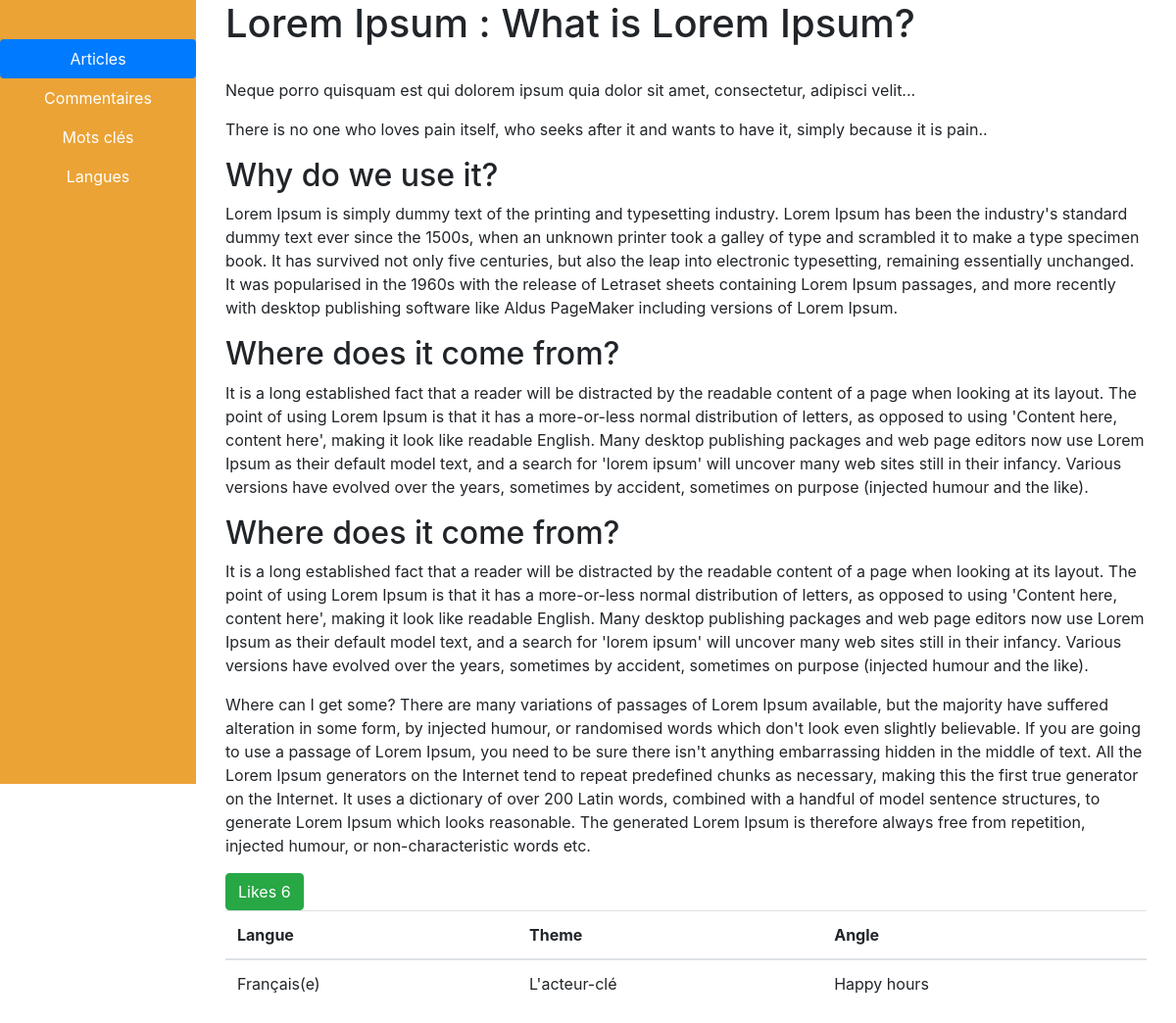
Page /article/show.php?id=09 on the committed database.
### tables this page shows
create table ARTICLE
(
   NumArt char(10) not null,	 
    
   DtCreA date,					 
    
   LibTitrA text(100),			 
    
   LibChapoA text(500),			 
    
   LibAccrochA text(100),			 
    
   Parag1A text(1200),			 
    
   LibSsTitr1 text(100),		 
    
   Parag2A text(1200),			 
    
   LibSsTitr2 text(100),		 
    
   Parag3A text(1200),			 
    
   LibConclA text(800),			 
    
   UrlPhotA char(62),			 
    
   Likes int(11) default null,	 
    
   NumAngl char(8) not null,	 
   NumThem char(8) not null,	 
   NumLang char(8) not null,	 
   primary key (NumArt)
);

create table LANGUE
(
   NumLang char(8) not null,	 
   Lib1Lang char(25),			 
   Lib2Lang char(45),			 
   NumPays char(4) null,       
   primary key (NumLang)
);

create table THEMATIQUE
(
   NumThem char(8) not null,	 
   LibThem char(60),			    
   NumLang char(8) not null,	 
   primary key (NumThem)
);

create table ANGLE
(
   NumAngl char(8) not null,	 
   LibAngl char(60),			    
   NumLang char(8) not null,	 
   primary key (NumAngl)
);

### class/Utils/ctrlSaisies.php (called while the page is built)
<?php
    function ctrlSaisies($saisie) {
      $saisie = trim($saisie);
      $saisie = stripslashes($saisie);
      $saisie = htmlentities($saisie);
      return $saisie;
    }
?>

### class/Blog/Crud.php (called while the page is built, shortened)
<?php
require_once( __DIR__ . "/../Utils/ctrlSaisies.php");
require_once("Join.php");
abstract class Crud {
    public $tableName;
    public $primaryKeyName;
    public $primaryKeyValue;
    public function __construct($primaryKeyValue)
    {
        $this->tableName = static::TABLE;
        $this->primaryKeyName = static::PRIMARY;
        $this->primaryKeyValue = $primaryKeyValue;
    }
    public function loadDataFromSQL($connection, $joins = array())
    {
        $requete = "SELECT * FROM $this->tableName ";
        foreach($joins as $join){
            $requete .= $join->getJoinLine($this->tableName) . " ";
        }
        $requete .= "WHERE $this->primaryKeyName = '{$this->primaryKeyValue}'";
        $result = $connection->query($requete);
    }
    protected function extractSQLDataRow($tuple)
    {
        $this->tuple = $tuple;
    }
}
?>

### class/Blog/Join.php (called while the page is built, shortened)
<?php
class Join {
    private $jointable;
    private $targetkey;
    private $type;
    public function __construct($jointable, $joinkey, $targetkey, $type = self::INNER)
    {
        $this->jointable = $jointable;
        $this->targetkey = $targetkey;
        $this->type = $type;
    }
    public function getJoinLine(string $targettable) : string
    {
        return $this->type . " JOIN " . $this->jointable . " ON " . $targettable . "." . $this->targetkey . " = " . $this->jointable . "." . $this->targetkey;
    }
}
?>

### article/show.php (the view, shortened to what this page needs)
<?php
require_once("./../class/Utils/ctrlSaisies.php");
require_once("./../class/Utils/connection.php");
$article = NULL;
if($_SERVER["REQUEST_METHOD"] == "GET") {
    if(isset($_GET["id"])) {
        $NumArt = ctrlSaisies($_GET["id"]);
        $article = new Article($NumArt);
        $joins = array(
            new Join("THEMATIQUE", "NumThem", "NumThem"),
            new Join("ANGLE", "NumAngl", "NumAngl"),
            new Join("LANGUE", "NumLang", "NumLang")
        );
        $article->loadDataFromSQL($conn, $joins);
    }
}
include "./../common/header.php";
?>
    <div class="container">
            <h1><?= $article->values["LibTitrA"]; ?></h1>
            <p><?= $article->values["LibChapoA"]; ?></p>
            <p><?= $article->values["LibAccrochA"]; ?></p>
            <h2><?= $article->values["LibSsTitr1"]; ?></h2>
            <p><?= $article->values["Parag1A"]; ?></p>
            <h2><?= $article->values["LibSsTitr2"]; ?></h2>
            <p><?= $article->values["Parag2A"]; ?></p>
            <h2><?= $article->values["LibSsTitr2"]; ?></h2>
            <p><?= $article->values["Parag2A"]; ?></p>
            <p><?= $article->values["LibConclA"]; ?></p>
            <a href="" class="btn btn-success">Likes <?= $article->values["Likes"]; ?></a>
            <table class="table">
                <thead>
                    <tr>
                        <th scope="col">Langue</th>
                        <th scope="col">Theme</th>
                        <th scope="col">Angle</th>
                    </tr>
                </thead>
                <tbody>
                    <tr>
                        <td><?= $article->tuple["Lib1Lang"] ?></td>
                        <td><?= $article->tuple["LibThem"] ?></td>
                        <td><?= $article->tuple["LibAngl"] ?></td>
                    </tr>
                </tbody>
            </table>
    </div>
<?php include "./../common/footer.php"; ?>

### rows in the picture
article: LibTitrA "Lorem Ipsum : What is Lorem Ipsum?", LibChapoA "Neque porro quisquam est qui dolorem ipsum quia dolor sit amet, consectetur, adipisci velit...", LibAccrochA "There is no one who loves pain itself, who seeks after it and wants to have it, simply because it is pain..", LibSsTitr1 "Why do we use it?", Parag1A "Lorem Ipsum is simply dummy text of the printing and typesetting industry. Lorem Ipsum has been the industry's standard dummy text ever since the 1500s, when an unknown printer took a galley of type and scrambled it to make a type specimen book. It has survived not only five centuries, but also the leap into electronic typesetting, remaining essentially unchanged. It was popularised in the 1960s with the release of Letraset sheets containing Lorem Ipsum passages, and more recently with desktop publishing software like Aldus PageMaker including versions of Lorem Ipsum.", LibSsTitr2 "Where does it come from?", Parag2A "It is a long established fact that a reader will be distracted by the readable content of a page when looking at its layout. The point of using Lorem Ipsum is that it has a more-or-less normal distribution of letters, as opposed to using 'Content here, content here', making it look like readable English. Many desktop publishing packages and web page editors now use Lorem Ipsum as their default model text, and a search for 'lorem ipsum' will uncover many web sites still in their infancy. Various versions have evolved over the years, sometimes by accident, sometimes on purpose (injected humour and the like).", LibConclA "Where can I get some? There are many variations of passages of Lorem Ipsum available, but the majority have suffered alteration in some form, by injected humour, or randomised words which don't look even slightly believable. If you are going to use a passage of Lorem Ipsum, you need to be sure there isn't anything embarrassing hidden in the middle of text. All the Lorem Ipsum generators on the Internet tend to repeat predefined chunks as necessary, making this the first true generator on the Internet. It uses a dictionary of over 200 Latin words, combined with a handful of model sentence structures, to generate Lorem Ipsum which looks reasonable. The generated Lorem Ipsum is therefore…", Likes "6", NumLang.Lib1Lang "Français(e)", NumThem.LibThem "L'acteur-clé", NumAngl.LibAngl "Happy hours"
